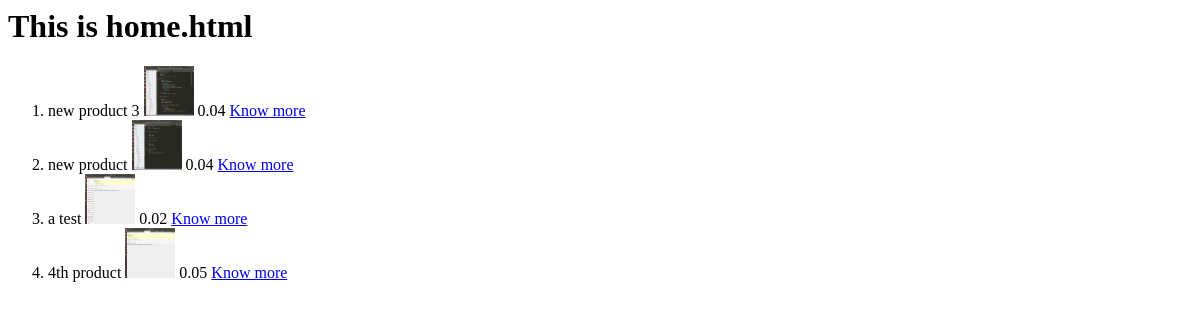
/products/, run on an earlier commit of the app's database.
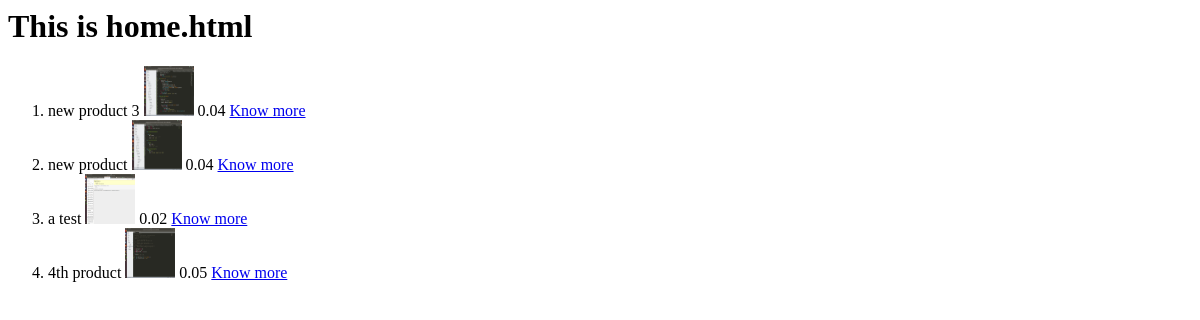
And on a later commit of the database.
### product/models.py (models this page shows, shortened)
class Product(models.Model):
	product_id=models.UUIDField(primary_key=True, default=uuid.uuid4)
	title=models.CharField(max_length=30,unique=True)
	descrip=models.TextField(blank=True)
	image=models.ImageField(upload_to='images/')
	cost = models.DecimalField(default=0.00, max_digits=10, decimal_places=2)
	slug=models.SlugField(max_length=30,null=True,unique=True)
	published_date=models.DateTimeField(auto_now_add=True)
	last_edited=models.DateTimeField(auto_now=True)
	readonly_fields=('product_id',)
	''' Every Cart has a relation to a Product  '''
	''' Every Product must reference the Company that published it '''
	publisher = models.ForeignKey(User, related_name='products', on_delete=models.CASCADE)

### product/views.py (the view)
# urls.py: 2. Add a URL to urlpatterns:  path('', views.home, name='home')
def home(request,*args,**kwargs):
	products=Product.objects.order_by('-title')
	return render(request,'home.html',{'products' : products })

### templates/home.html (shortened to what this page needs)
<h1> This is home.html </h1>
<ol>
{% for product in products %}
<li>{{ product.title }} <img src="{{ product.image.url }}" height="50px" width="50px"></img> {{ product.cost }}  <a href= "{% url 'product_detail' slug=product.slug %}">Know more </a></li>
{% endfor %}
</ol>

What changed in the data, as far as the page shows it:
changed Product "4th product": image: a different picture
